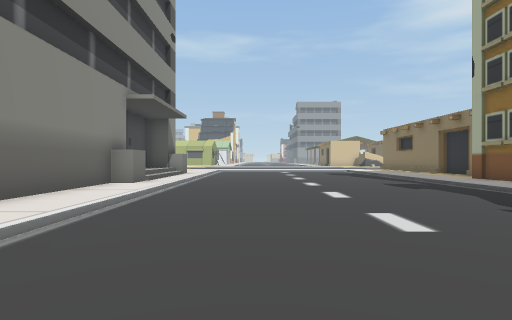
[1] (above)

24 first-person views from a walk through a Unity game level. The camera is 1.3 m above the floor, looks level and sees 80° across. The floor is counted in squares, 2 m on a side. Each view is taken from the middle of a square. On the plan, view 1 faces up. The plan holds only what a view shows up to about 10 squares ahead; the rest is blank. The place goes on beyond the plan.

[2]
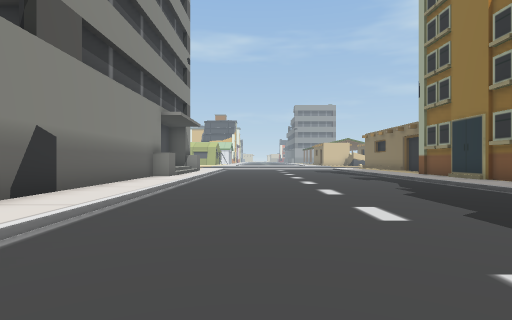

[3]
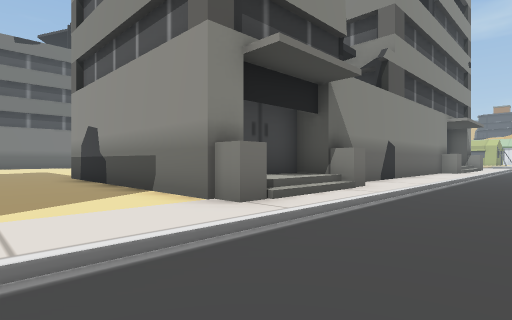

[4]
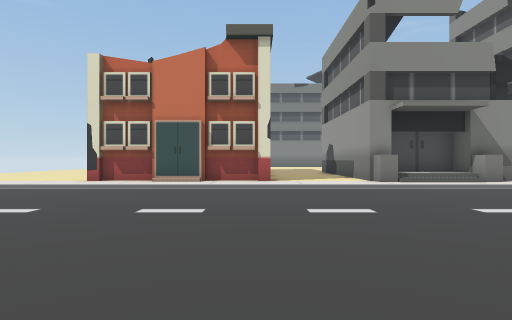

[5]
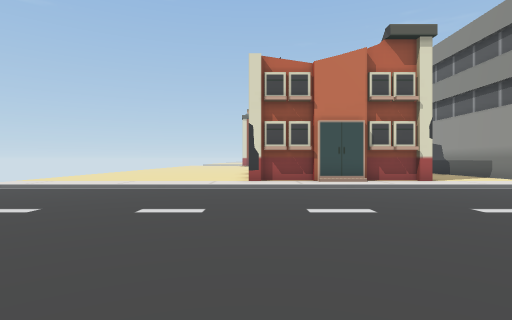

[6]
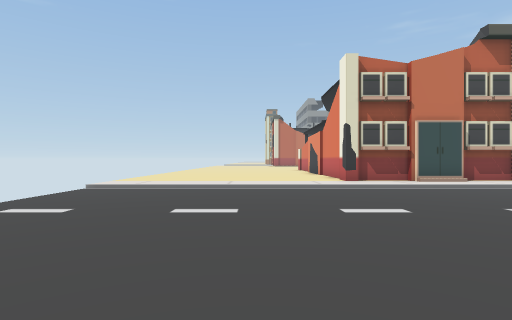

[7]
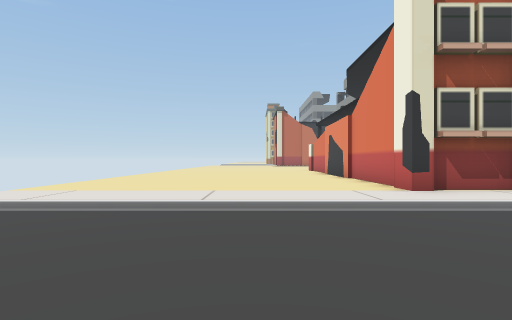

[8]
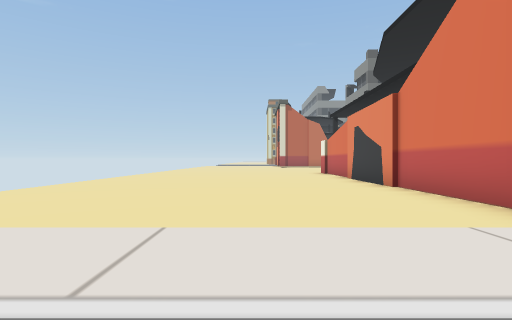

[9]
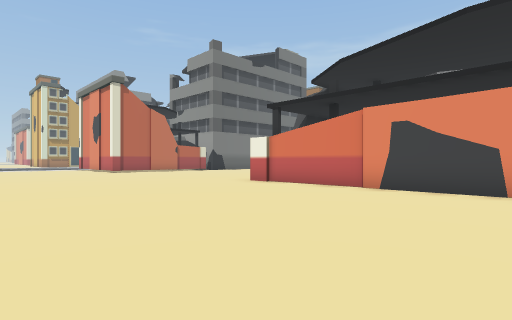

[10]
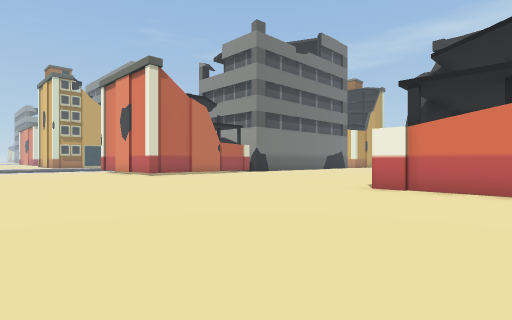

[11]
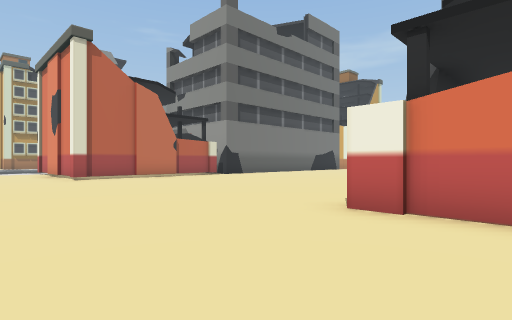

[12]
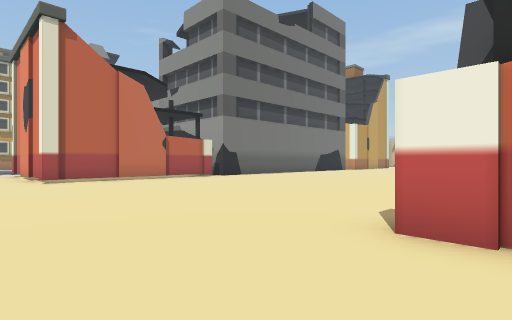

[13]
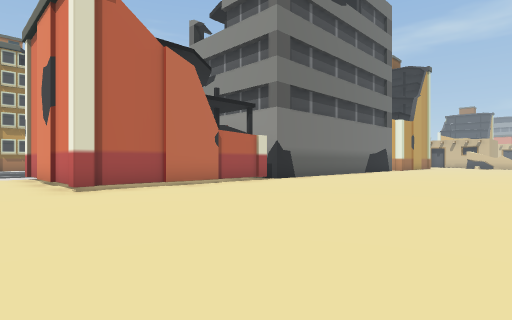

[14]
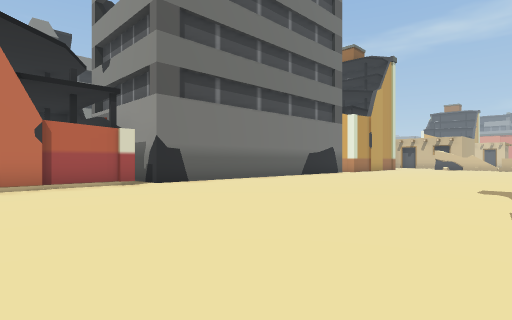

[15]
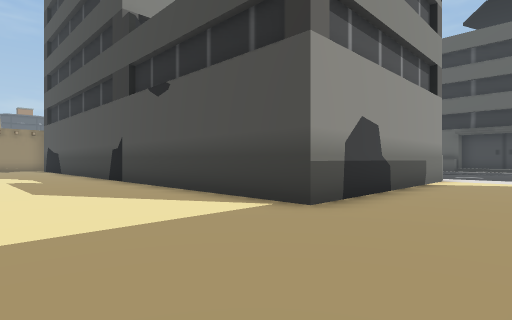

[16]
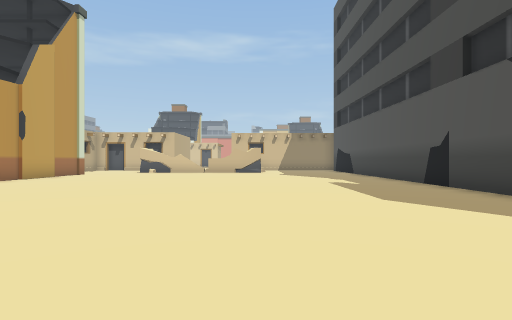

[17]
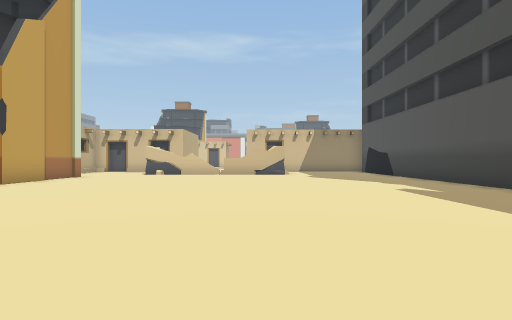

[18]
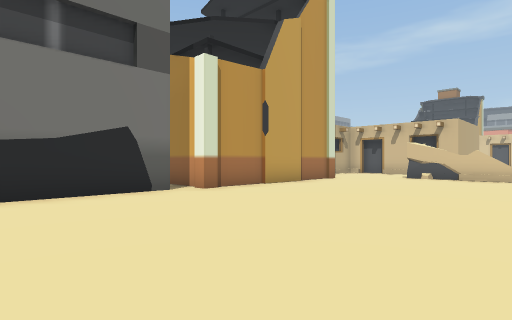

[19]
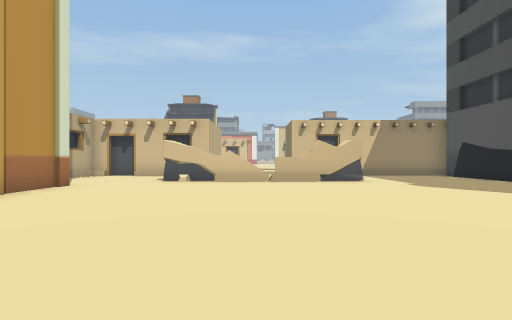

[20]
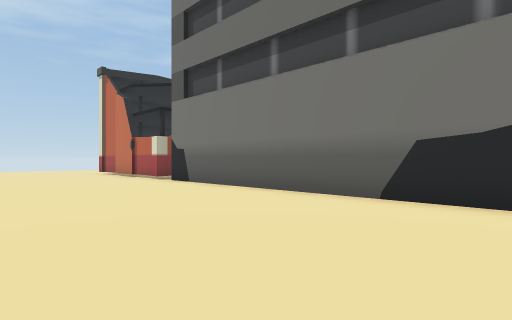

[21]
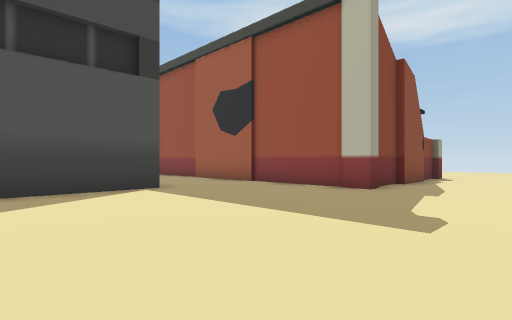

[22]
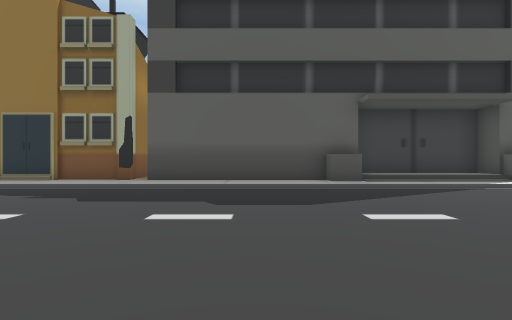

[23]
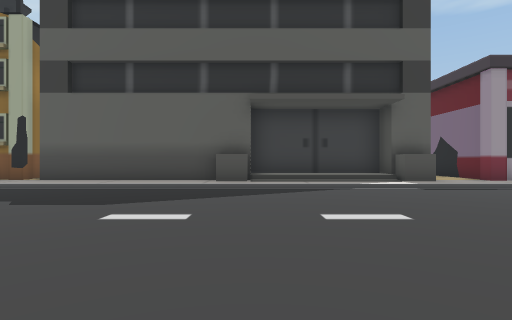

[24]
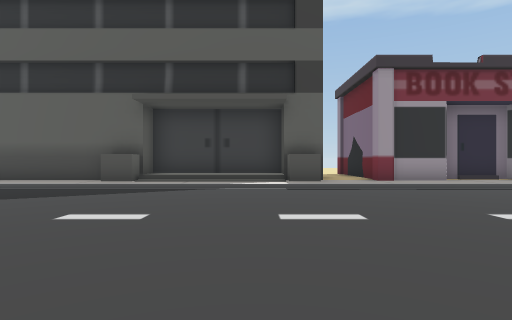

### Floor plan
Key: @ floor where view 1 was taken; # wall or solid block; . main floor; : floor 0.25 m higher than the main floor; - floor 0.25 m lower than the main floor; + floor 0.5 m higher than the main floor; / step, stairs or slope; ^ raised ledge.
Columns run from 26 left of view 1 to 8 right of it. Each row starts with its distance up from view 1.
 11    ..#######....#
 10    .....##......#      //------/..
  9    .............       //------/.#
  8    #...........       ##/------/.#
  7    #............#     #./------/.#
  6    #............#     #./------/.#
  5    #............#     #./------/.#
  4    #............#     #./------/.#
  3    #............#     #./------/.#
  2    #............#     #./------/.#
  1    #............#     #./------/.#
  0    #............#     #./-@----/.#
 -1    #............#    ###/------/.#
 -2    #............#    #+//------/^#
 -3    #............#    #+//------/###
 -4    #............########/------//:#
 -5    #..................../------//:#
 -6    #..................../------//:#
 -7    #..............   .../------/^##
 -8    #........######    #./------/.#
 -9    #........#         #./------/...
-10    #........#         #//------/###
-11    #........#         #//------/##
-12    #........#         #./------/.#
-13    #........###########./------/.#
-14 ####..................../------/
-15 ......................../------/
-16   ....................../------/.
-17     ..................../------/
-18    ...................../------
-19    ...................../-----
-20           ............../----

Positions as (right, up) in squares from view 1, and headings:
1: (0, 0), facing up
2: (0, -3), facing up
3: (0, -7), facing up-left
4: (6, -8), facing left
5: (6, -13), facing left
6: (6, -16), facing left
7: (2, -16), facing left
8: (-1, -16), facing left
9: (-7, -20), facing up-left
10: (-11, -20), facing up-left
11: (-12, -17), facing up-left
12: (-13, -16), facing up-left
13: (-16, -16), facing up-left
14: (-15, -12), facing up-left
15: (-14, -7), facing up-right
16: (-15, -5), facing up
17: (-16, -3), facing up
18: (-17, -1), facing up-left
19: (-18, 1), facing up
20: (-18, 1), facing down-left
21: (-17, -1), facing down-right
22: (-2, 0), facing right
23: (-2, -3), facing right
24: (-2, -6), facing right
